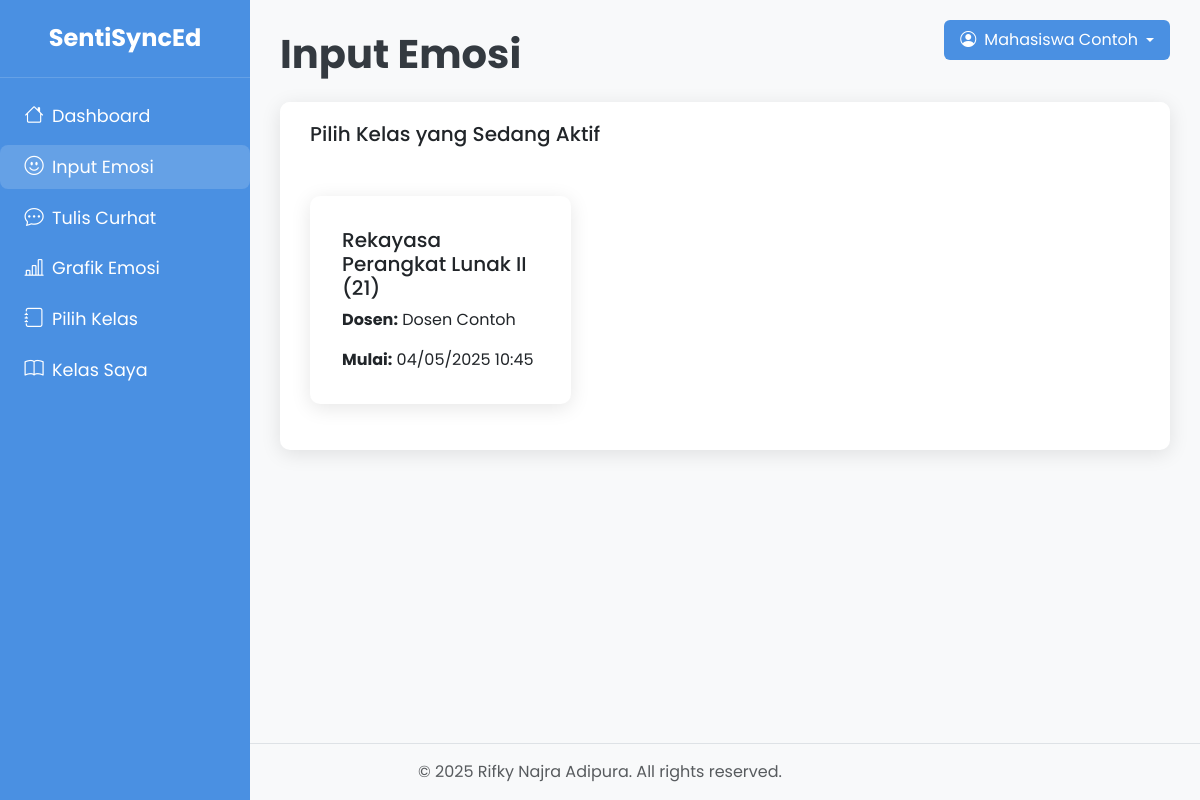
Page /mahasiswa/input_emosi.php (signed in) on the committed database.
### tables this page shows
CREATE TABLE class_sessions (
    id INT AUTO_INCREMENT PRIMARY KEY,
    class_id INT NOT NULL,
    start_time DATETIME NOT NULL,
    end_time DATETIME,
    status ENUM('active', 'ended') DEFAULT 'active',
    created_by INT NOT NULL,
    created_at TIMESTAMP DEFAULT CURRENT_TIMESTAMP,
    FOREIGN KEY (class_id) REFERENCES classes(id) ON DELETE CASCADE,
    FOREIGN KEY (created_by) REFERENCES users(id)
);

CREATE TABLE IF NOT EXISTS classes (
    id INT AUTO_INCREMENT PRIMARY KEY,
    class_name VARCHAR(100) NOT NULL,
    description TEXT,
    dosen_id INT NOT NULL,
    created_at TIMESTAMP DEFAULT CURRENT_TIMESTAMP,
    FOREIGN KEY (dosen_id) REFERENCES users(id) ON DELETE CASCADE
);

CREATE TABLE IF NOT EXISTS users (
    id INT AUTO_INCREMENT PRIMARY KEY,
    name VARCHAR(100) NOT NULL,
    email VARCHAR(100) NOT NULL UNIQUE,
    password VARCHAR(255) NOT NULL,
    role ENUM('SuperAdmin', 'Mahasiswa', 'Dosen') NOT NULL,
    created_at TIMESTAMP DEFAULT CURRENT_TIMESTAMP
);

### mahasiswa/input_emosi.php (the view, shortened to what this page needs)
<?php
require_once '../fungsi_helper.php';
$user_id = $_SESSION['user_id'];
try {
    $stmt = $conn->prepare("
        SELECT cs.id as class_session_id, cs.start_time, c.class_name, u.name as dosen_name
        FROM class_sessions cs
        JOIN classes c ON cs.class_id = c.id
        JOIN users u ON c.dosen_id = u.id
        JOIN class_members cm ON c.id = cm.class_id
        WHERE cm.user_id = ?
        AND cs.status = 'active'
        AND cs.end_time IS NULL
        ORDER BY cs.start_time DESC
    ");
    $stmt->execute([$user_id]);
    $active_sessions = $stmt->fetchAll(PDO::FETCH_ASSOC);
} catch (PDOException $e) {
    $error_message = "Terjadi kesalahan saat mengambil sesi kelas.";
    $active_sessions = [];
}
?>
<!DOCTYPE html>
<html lang="id">
<head>
    <link href="https://cdn.jsdelivr.net/npm/bootstrap@5.3.0/dist/css/bootstrap.min.css" rel="stylesheet">
    <link href="https://cdn.jsdelivr.net/npm/bootstrap-icons@1.8.1/font/bootstrap-icons.css" rel="stylesheet">
    <link rel="stylesheet" href="../css/styles_mahasiswa.css">
</head>
<body>
    <div class="sidebar" id="sidebar">
        <div class="sidebar-header text-center py-4 border-bottom" style="border-color: rgba(255,255,255,0.15) !important;">
            <h2 class="mb-0" style="color:#fff; font-weight:700; font-size:24px;">SentiSyncEd</h2>
        </div>
        <nav class="nav flex-column py-3">
            <a href="dashboard_mahasiswa.php" class="nav-link d-flex align-items-center px-4 py-2 text-white" style="font-size: 1.1rem;">
                <i class="bi bi-house me-2"></i> Dashboard
            </a>
            <a href="input_emosi.php" class="nav-link d-flex align-items-center px-4 py-2 text-white active" style="font-size: 1.1rem;">
                <i class="bi bi-emoji-smile me-2"></i> Input Emosi
            </a>
            <a href="tulis_curhat.php" class="nav-link d-flex align-items-center px-4 py-2 text-white" style="font-size: 1.1rem;">
                <i class="bi bi-chat-dots me-2"></i> Tulis Curhat
            </a>
            <a href="grafik_emosi.php" class="nav-link d-flex align-items-center px-4 py-2 text-white" style="font-size: 1.1rem;">
                <i class="bi bi-bar-chart-line me-2"></i> Grafik Emosi
            </a>
            <a href="pilih_kelas.php" class="nav-link d-flex align-items-center px-4 py-2 text-white" style="font-size: 1.1rem;">
                <i class="bi bi-journal me-2"></i> Pilih Kelas
            </a>
            <a href="kelas_saya.php" class="nav-link d-flex align-items-center px-4 py-2 text-white" style="font-size: 1.1rem;">
                <i class="bi bi-book me-2"></i> Kelas Saya
            </a>
        </nav>
    </div>
    <div class="user-dropdown dropdown d-none d-lg-block">
        <button class="btn dropdown-toggle d-flex align-items-center" type="button" id="userDropdown" data-bs-toggle="dropdown" aria-expanded="false">
            <i class="bi bi-person-circle me-2"></i>
            <?php echo htmlspecialchars($_SESSION['name'] ?? 'Mahasiswa'); ?>
        </button>
    </div>
    <div class="content-wrapper">
        <div class="container-fluid px-0">
            <h1 class="page-title mb-4">Input Emosi</h1>
            <div class="row">
                <div class="col-12">
                    <div class="card mb-4">
                        <div class="card-header d-flex justify-content-between align-items-center">
                            <h5 class="mb-0">Pilih Kelas yang Sedang Aktif</h5>
                        </div>
                        <div class="card-body">
                            <?php if (empty($active_sessions)): ?>
                                <div class="text-center py-5">
                                    <i class="bi bi-info-circle text-primary" style="font-size: 3rem;"></i>
                                    <p class="mt-3">Tidak ada sesi kelas yang aktif saat ini.</p>
                                    <p>Silakan tunggu dosen membuka sesi kelas.</p>
                                </div>
                            <?php else: ?>
                                <div class="row">
                                    <?php foreach ($active_sessions as $session): ?>
                                        <div class="col-md-4 col-sm-6 mb-3">
                                            <div class="card h-100 session-card clickable" id="session-<?php echo $session['class_session_id']; ?>" data-session-id="<?php echo $session['class_session_id']; ?>">
                                                <div class="card-body">
                                                    <h5 class="card-title"><?php echo htmlspecialchars($session['class_name']); ?></h5>
                                                    <p class="card-text"><strong>Dosen:</strong> <?php echo htmlspecialchars($session['dosen_name']); ?></p>
                                                    <p class="card-text"><strong>Mulai:</strong> <?php echo date('d/m/Y H:i', strtotime($session['start_time'])); ?></p>
                                                </div>
                                            </div>
                                        </div>
                                    <?php endforeach; ?>
                                </div>
                            <?php endif; ?>
                        </div>
                    </div>
                </div>
            </div>
        </div>
    </div>
    <footer class="py-3 text-center text-muted border-top" style="position: fixed; bottom: 0; width: 100%; background-color: #f8f9fa; z-index: 1000;">
        <div class="container">
            <p class="mb-0">&copy; <?php echo date('Y'); ?> Rifky Najra Adipura. All rights reserved.</p>
        </div>
    </footer>
    <div style="height: 60px;"></div>
</body>
</html>

### css/styles_mahasiswa.css (style rules this page uses)
body { font-family: 'Poppins', sans-serif; background-color: #f8f9fa; overflow-x: hidden; }
.sidebar { background-color: #4A90E2; color: #fff; height: 100vh; position: fixed; width: 250px; z-index: 1030; transition: all 0.3s ease; }
.sidebar-header { padding: 20px; text-align: center; border-bottom: 1px solid rgba(255, 255, 255, 0.1); }
.sidebar-header h2 { margin: 0; font-weight: 700; font-size: 24px; color: #fff; }
.nav-link { color: #e3eaf3; padding: 12px 20px; transition: all 0.3s ease; display: flex; align-items: center; }
.nav-link:hover, .nav-link.active { color: #fff; background-color: rgba(255, 255, 255, 0.12); }
.nav-link i { margin-right: 10px; width: 20px; text-align: center; }
.content-wrapper { transition: margin-left 0.3s ease; padding: 30px; }
@media (min-width: 992px) { .content-wrapper { margin-left: 250px; } }
@media (min-width: 992px) { .sidebar { transform: translateX(0); } }
.card { border: none; border-radius: 10px; box-shadow: 0 4px 20px rgba(0, 0, 0, 0.1); overflow: hidden; }
.card-header { background-color: #ffffff; border-bottom: none; padding: 20px 30px; font-weight: 600; font-size: 18px; }
.card-body { padding: 30px; }
.page-title { font-weight: 700; margin-bottom: 25px; color: #343a40; }
.dropdown-toggle::after { margin-left: 8px; }
.sidebar .nav-link { color: #e3eaf3; border-radius: 8px; margin-bottom: 6px; transition: background 0.2s, color 0.2s; }
.sidebar .nav-link.active, .sidebar .nav-link:hover { background: rgba(255, 255, 255, 0.15) !important; color: #fff !important; }
.sidebar .nav-link i { font-size: 1.2rem; }
.user-dropdown { position: absolute; top: 20px; right: 30px; z-index: 1020; }
.user-dropdown .btn { background-color: #4A90E2; color: white; border: none; border-radius: 6px; padding: 8px 16px; display: flex; align-items: center; transition: all 0.2s ease; }

### mahasiswa/input_emosi.php (style rules this page uses)
.session-card { cursor: pointer; transition: all 0.3s ease; border: 2px solid transparent; }

### rows in the picture
class_sessions: class.class_name "Rekayasa Perangkat Lunak II (21)", created_by.name "Dosen Contoh", start_time "04/05/2025 10:45"

### other values in the picture
$_SESSION['name'] "Mahasiswa Contoh"
